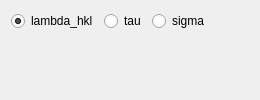
                   <widget class="QWidget" name="tab_10">
                    <attribute name="title">
                     <string>Graph</string>
                    </attribute>
                    <layout class="QVBoxLayout" name="verticalLayout_20">
                     <item>
                      <layout class="QHBoxLayout" name="horizontalLayout_17">
                       <item>
                        <widget class="QRadioButton" name="kropff_lda_hkl_radioButton">
                         <property name="text">
                          <string>lambda_hkl</string>
                         </property>
                         <property name="checked">
                          <bool>true</bool>
                         </property>
                        </widget>
                       </item>
                       <item>
                        <widget class="QRadioButton" name="kropff_tau_radioButton">
                         <property name="text">
                          <string>tau</string>
                         </property>
                        </widget>
                       </item>
                       <item>
                        <widget class="QRadioButton" name="kropff_sigma_radioButton">
                         <property name="text">
                          <string>sigma</string>
                         </property>
                        </widget>
                       </item>
                       <item>
                        <spacer name="horizontalSpacer_17">
                         <property name="orientation">
                          <enum>Qt::Horizontal</enum>
                         </property>
                         <property name="sizeHint" stdset="0">
                          <size>
                           <width>40</width>
                           <height>20</height>
                          </size>
                         </property>
                        </spacer>
                       </item>
                      </layout>
                     </item>
                     <item>
                      <widget class="QWidget" name="bragg_peak_widget" native="true">
                       <property name="sizePolicy">
                        <sizepolicy hsizetype="Preferred" vsizetype="Expanding">
                         <horstretch>0</horstretch>
                         <verstretch>0</verstretch>
                        </sizepolicy>
                       </property>
                      </widget>
                     </item>
                    </layout>
                   </widget>
